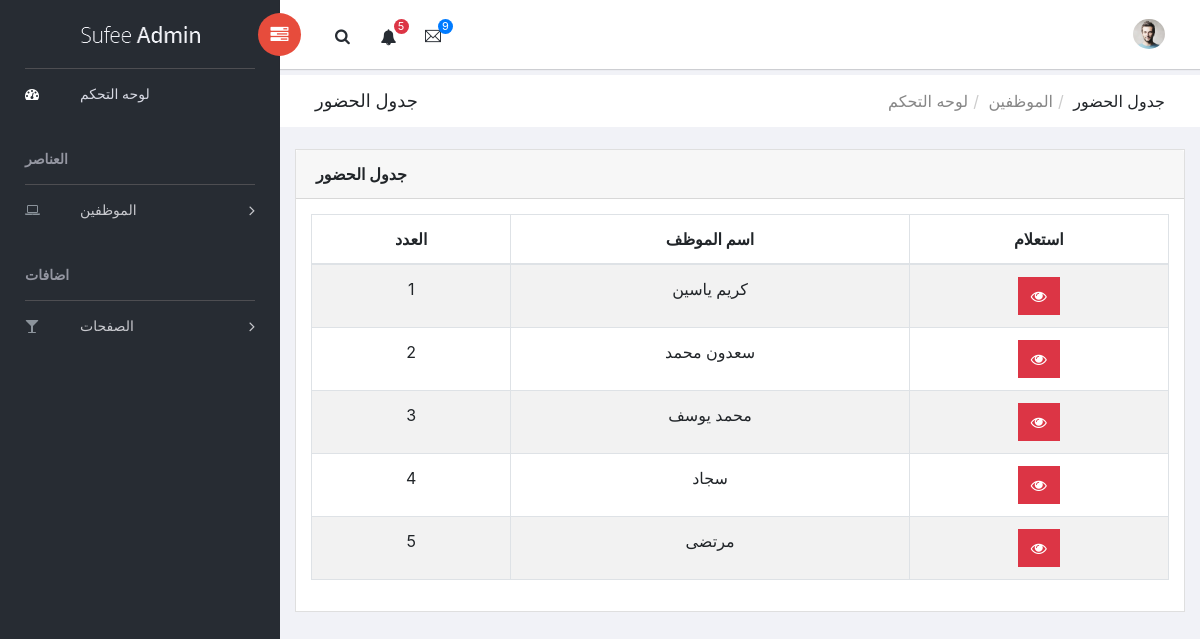
The app's page /admin/attendance.php (signed in) with its own data.
### tables this page shows
CREATE TABLE `employees` (
  `id` int(11) NOT NULL,
  `FullName` varchar(100) DEFAULT NULL,
  `Password` varchar(100) DEFAULT NULL,
  `Address` varchar(100) NOT NULL
);

### admin/attendance.php (the view, shortened to what this page needs)
<?php include "./inc/header.php" ?>
<?php include "./inc/saidbar.php" ?>
<div id="right-panel" class="right-panel">
    <?php include "./inc/navbar.php" ?>
    <div class="breadcrumbs">
        <div class="col-sm-4">
            <div class="page-header float-left">
                <div class="page-title">
                    <h1>جدول الحضور</h1>
                </div>
            </div>
        </div>
        <div class="col-sm-8">
            <div class="page-header float-right">
                <div class="page-title">
                    <ol class="breadcrumb text-right">
                        <li><a href="#"> لوحه التحكم</a></li>
                        <li><a href="#">الموظفين</a></li>
                        <li class="active">جدول الحضور</li>
                    </ol>
                </div>
            </div>
        </div>
    </div>
    <div class="content mt-3">
        <div class="animated fadeIn">
            <div class="row">
                <div class="col-md-12">
                    <div class="card">
                        <div class="card-header">
                            <strong class="card-title">جدول الحضور</strong>
                        </div>
                        <div class="card-body text-center">
                            <table id="bootstrap-data-table-export" class="table table-striped table-bordered">
                                <thead>
                                    <tr>
                                        <th>العدد</th>
                                        <th>اسم الموظف</th>
                                        <th>استعلام</th>
                                    </tr>
                                </thead>
                                <tbody>
                                <?php
                                    $num = 1;
                                    $query = mysqli_query($con , "SELECT * FROM `employees` order by id DESC");
                                    while($row = mysqli_fetch_assoc($query))
                                    {
                                        ?>
                                        <tr>
                                        <td><?php echo $num++?></td>
                                        <td><?php echo $row['FullName']?></td>
                                        <td><a style="color:white" class="btn btn-danger" href="attendance_today.php?id=<?php echo $row['id']?>"><i class="fa fa-eye"></i></a></td>
                                    </tr>
                                        <?php
                                    }
                                ?>
                                </tbody>
                            </table>
                        </div>
                    </div>
                </div>
            </div>
        </div>
    </div>
</div>
<?php include "./inc/footer.php" ?>

### records on screen
employees: FullName "كريم ياسين"
employees: FullName "سعدون محمد"
employees: FullName "محمد يوسف"
employees: FullName "سجاد"
employees: FullName "مرتضى"
